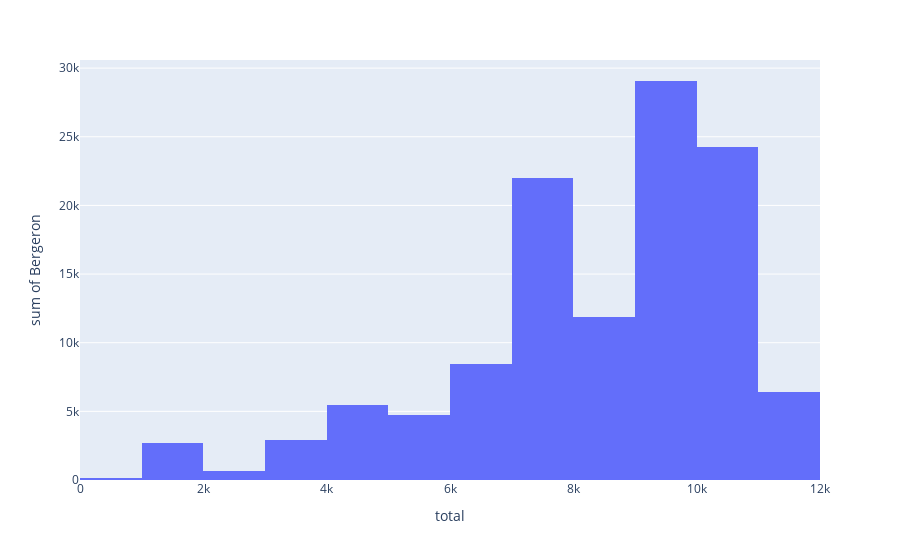

Notebook code cell kept with this figure:
### Markdown cell above
### Histograms

Another plot that we will introduce is histograms. Histograms are similar to bar charts, but we don't count or find proportion of a categorical data. Histograms are used to represent the distribution of the data. When using histograms, we can give different bin values. Bins are thresholds that are equal for each bar. For each of the bins, think of putting in datapoints that are within the threshold. Some bins would have more and some bins would have less. Putting all those bins together, we are able to find the distribution of the given numerical data.

### Code cell
figure = px.histogram(election_data,x="total",y="Bergeron",nbins=15)
figure.show()

### Figure 1 — Plotly figure (JSON) as saved in the notebook; plotly's stock layout.template omitted (floating-point values rounded to 4 significant figures)
{"data": [{"alignmentgroup": "True", "bingroup": "x", "histfunc": "sum", "hovertemplate": "total=%{x}<br>sum of Bergeron=%{y}<extra></extra>", "legendgroup": "", "marker": {"color": "#636efa", "pattern": {"shape": ""}}, "name": "", "nbinsx": 15, "offsetgroup": "", "orientation": "v", "showlegend": false, "x": [7334, 6363, 8650, 9030, 10747, 7370, 8316, 10546, 9465, 8351, 9282, 11050, 10867, 10866, 9259, 7247, 9587, 8385, 6454, 8479, 9378, 7096, 9200, 7956, 4099, 6357, 6445, 5872, 7583, 10802, 5615, 3951, 3469, 4663, 4287, 5172, 4687, 7688, 6125, 3263, 3003, 4438, 9560, 7809, 1887, 1889, 1432, 789, 9737, 9135, 7900, 8025, 9111, 8060, 2062, 1965, 1330, 1678], "xaxis": "x", "y": [1829, 1163, 2770, 4782, 5933, 3599, 2521, 1760, 1879, 958, 3430, 6408, 5748, 4962, 3155, 1554, 1320, 1459, 882, 1184, 3368, 2092, 2562, 2631, 754, 2169, 2827, 984, 2666, 5819, 1793, 691, 708, 851, 1182, 1950, 1503, 2653, 1437, 832, 653, 1205, 1642, 1330, 258, 226, 224, 131, 2589, 3250, 3679, 2178, 1085, 780, 643, 833, 465, 698], "yaxis": "y", "type": "histogram"}], "layout": {"xaxis": {"anchor": "y", "domain": [0, 1], "title": {"text": "total"}}, "yaxis": {"anchor": "x", "domain": [0, 1], "title": {"text": "sum of Bergeron"}}, "legend": {"tracegroupgap": 0}, "margin": {"t": 60}, "barmode": "relative"}}
